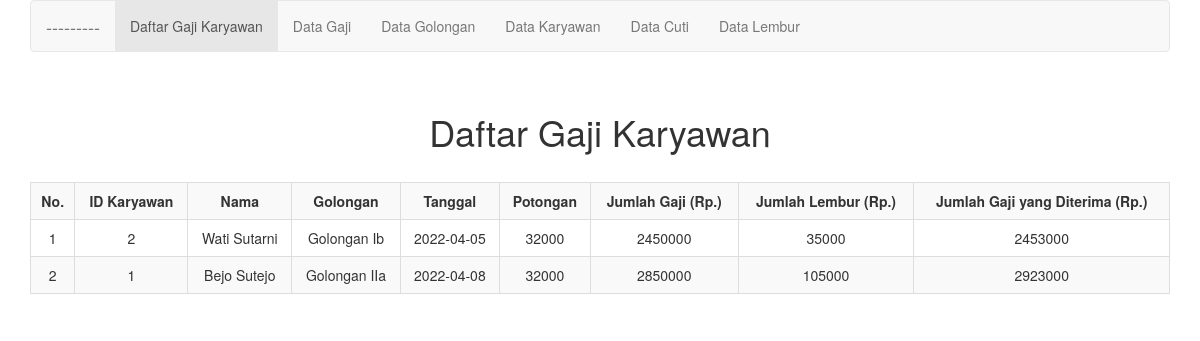
The page / on the database its author committed.
### tables this page shows
CREATE TABLE `gaji` (
  `id_gaji` int(11) NOT NULL AUTO_INCREMENT,
  `tanggal` date DEFAULT NULL,
  `potongan` int(11) DEFAULT NULL,
  `jumlah_gaji` int(11) DEFAULT NULL,
  `jumlah_lembur` int(11) DEFAULT NULL,
  `jumlah_gajiditerima` int(11) DEFAULT NULL,
  `karyawan_id` int(11) DEFAULT NULL,
  KEY `id_gaji` (`id_gaji`),
  KEY `karyawan_id` (`karyawan_id`),
  CONSTRAINT `gaji_ibfk_1` FOREIGN KEY (`karyawan_id`) REFERENCES `karyawan` (`id_karyawan`)
);

CREATE TABLE `karyawan` (
  `id_karyawan` int(11) NOT NULL AUTO_INCREMENT,
  `nip` varchar(30) DEFAULT NULL,
  `nama` varchar(50) DEFAULT NULL,
  `jk` varchar(20) DEFAULT NULL,
  `tempatlahir` varchar(50) DEFAULT NULL,
  `tanggallahir` date DEFAULT NULL,
  `agama` varchar(30) DEFAULT NULL,
  `status` varchar(20) DEFAULT NULL,
  `alamat` varchar(100) DEFAULT NULL,
  `golongan_id` int(11) DEFAULT NULL,
  PRIMARY KEY (`id_karyawan`),
  KEY `golongan_id` (`golongan_id`),
  CONSTRAINT `karyawan_ibfk_1` FOREIGN KEY (`golongan_id`) REFERENCES `golongan` (`id_golongan`)
);

CREATE TABLE `golongan` (
  `id_golongan` int(11) NOT NULL AUTO_INCREMENT,
  `nama_golongan` varchar(50) DEFAULT NULL,
  `gaji_pokok` int(11) DEFAULT NULL,
  `tunjangan_transportasi` int(11) DEFAULT NULL,
  `tunjangan_makan` int(11) DEFAULT NULL,
  PRIMARY KEY (`id_golongan`)
);

### function.php (called while the page is built, shortened)
<?php
$db = mysqli_connect("localhost", "root", "", "gaji_karyawan");
function query($query)
{
	global $db;
	$result = mysqli_query($db, $query);
	$rows = [];
	while ($row = mysqli_fetch_assoc($result)) {
		$rows[] = $row;
	}
	return $rows;
}
?>

### index.php (the view, shortened to what this page needs)
<?php
require 'function.php';
$gaaji = query("SELECT karyawan_id, nama, nama_golongan, tanggal, potongan, jumlah_gaji,
                jumlah_lembur, jumlah_gajiditerima FROM gaji JOIN karyawan
                ON gaji.karyawan_id = karyawan.id_karyawan JOIN golongan
                ON karyawan.golongan_id=golongan.id_golongan");
?>
<!DOCTYPE html>
<html lang="en">
<head>
    <link rel="stylesheet" href="bootstrap/css/bootstrap.min.css">
    <link rel="stylesheet" href="style.css">
</head>
<body>
    <div class="container">
        <nav class="navbar navbar-default">
            <div class="container-fluid">
                <div class="navbar-header">
                    <a class="navbar-brand" href="#">---------</a>
                </div>
                <div class="collapse navbar-collapse" id="example-1">
                    <ul class="nav navbar-nav">
                    <li class="active"><a href="index.php">Daftar Gaji Karyawan<span class="sr-only">(current)</span></a></li>
                    <li><a href="tampil_gaji.php">Data Gaji</a></li>
                    <li><a href="tampil_golongan.php">Data Golongan</a></li>
                    <li><a href="tampil_karyawan.php">Data Karyawan</a></li>
                    <li><a href="tampil_cuti.php">Data Cuti</a></li>
                    <li><a href="tampil_lembur.php">Data Lembur</a></li>
                    </ul>
		        </div>
            </div>
        </nav>
        <div class="text-center">
            <br>
            <h1>Daftar Gaji Karyawan</h1>
            <br>
        </div>
            <div>
                <table border=1 class="table table-striped table-bordered">
                    <tr>
                        <th scope="col">No.</th>
                        <th>ID Karyawan</th>
                        <th>Nama</th>
                        <th>Golongan</th>
                        <th>Tanggal</th>
                        <th>Potongan</th>
                        <th>Jumlah Gaji (Rp.) </th>
                        <th>Jumlah Lembur (Rp.)</th>
                        <th>Jumlah Gaji yang Diterima (Rp.)</th>
                    </tr>
                    <?php
                        $no=1;
                        foreach($gaaji as $row){ ?>
                    <tr>
                            <td><?php echo $no++;?></td>
                            <td><?php echo $row['karyawan_id'];?></td>
                            <td><?php echo $row['nama'];?></td>
                            <td><?php echo $row['nama_golongan'];?></td>
                            <td><?php echo $row['tanggal'];?></td>
                            <td><?php echo $row['potongan'];?></td>
                            <td><?php echo $row['jumlah_gaji'];?></td>
                            <td><?php echo $row['jumlah_lembur'];?></td>
                            <td><?php echo $row['jumlah_gajiditerima'];?></td>
                    </tr>
                    <?php } ?>
                </table>
            </div>
</body>
</html>

### style.css (style rules this page uses)
table { margin-left: auto; margin-right: auto; }
td { position:relative; text-align: center; }
th { position:relative; text-align: center; }

### rows shown on the page
gaji: karyawan "2", karyawan.nama "Wati Sutarni", golongan.nama_golongan "Golongan Ib", tanggal "2022-04-05", potongan "32000", jumlah_gaji "2450000", jumlah_lembur "35000", jumlah_gajiditerima "2453000"
gaji: karyawan "1", karyawan.nama "Bejo Sutejo", golongan.nama_golongan "Golongan IIa", tanggal "2022-04-08", potongan "32000", jumlah_gaji "2850000", jumlah_lembur "105000", jumlah_gajiditerima "2923000"
